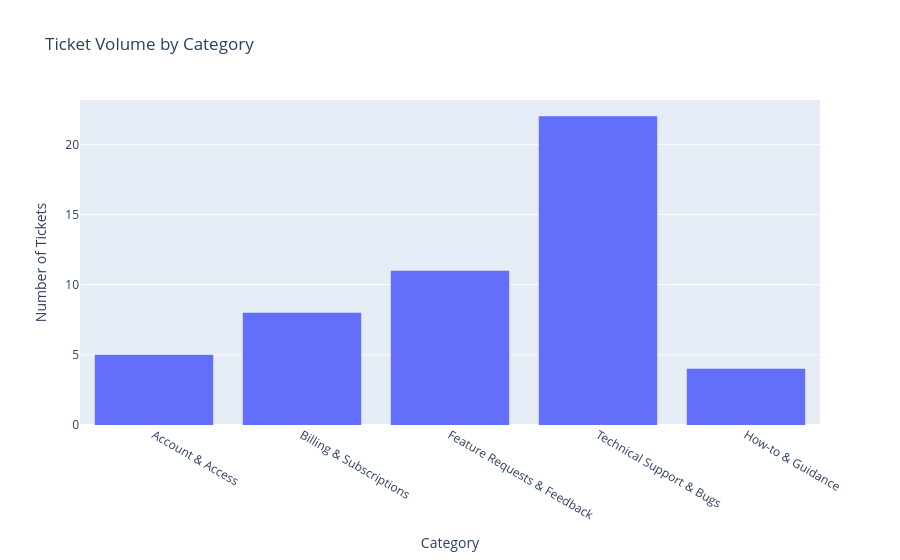

The notebook cell this image was saved under:
### Code cell
fig = px.histogram(final_data, x='category',
                   title='Ticket Volume by Category', labels={'category':'Category'} )
fig.update_layout(yaxis_title = 'Number of Tickets')
fig.show()

### Figure 1 — Plotly figure (JSON) as saved in the notebook; plotly's stock layout.template omitted (floating-point values rounded to 4 significant figures)
{"data": [{"bingroup": "x", "hovertemplate": "Category=%{x}<br>count=%{y}<extra></extra>", "legendgroup": "", "marker": {"color": "#636efa", "pattern": {"shape": ""}}, "name": "", "orientation": "v", "showlegend": false, "type": "histogram", "x": ["Account & Access", "Billing & Subscriptions", "Feature Requests & Feedback", "Technical Support & Bugs", "How-to & Guidance", "Technical Support & Bugs", "Feature Requests & Feedback", "Technical Support & Bugs", "Billing & Subscriptions", "Technical Support & Bugs", "Billing & Subscriptions", "How-to & Guidance", "Feature Requests & Feedback", "Technical Support & Bugs", "Account & Access", "Billing & Subscriptions", "Technical Support & Bugs", "Feature Requests & Feedback", "Technical Support & Bugs", "Account & Access", "Feature Requests & Feedback", "Technical Support & Bugs", "Account & Access", "Account & Access", "Technical Support & Bugs", "Billing & Subscriptions", "Technical Support & Bugs", "Feature Requests & Feedback", "Technical Support & Bugs", "Technical Support & Bugs", "Technical Support & Bugs", "Feature Requests & Feedback", "Technical Support & Bugs", "Technical Support & Bugs", "How-to & Guidance", "Billing & Subscriptions", "Technical Support & Bugs", "Feature Requests & Feedback", "Feature Requests & Feedback", "Technical Support & Bugs", "Technical Support & Bugs", "Feature Requests & Feedback", "How-to & Guidance", "Technical Support & Bugs", "Billing & Subscriptions", "Technical Support & Bugs", "Billing & Subscriptions", "Feature Requests & Feedback", "Technical Support & Bugs", "Technical Support & Bugs"], "xaxis": "x", "yaxis": "y"}], "layout": {"barmode": "relative", "legend": {"tracegroupgap": 0}, "title": {"text": "Ticket Volume by Category"}, "xaxis": {"anchor": "y", "domain": [0, 1], "title": {"text": "Category"}}, "yaxis": {"anchor": "x", "domain": [0, 1], "title": {"text": "Number of Tickets"}}}}
